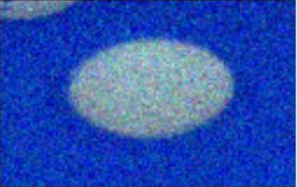
#> input picture 01-OpencvPythonTutorial/ch49-图像去噪/die.png, 297 x 187 px
$ python 01-fastNImeansDenoising.py
#> lines starting #> are read from the running program, lines starting #| are printed output that depends on the picture
# -*-coding:utf-8-*-
# @Author: Damon0626
# @Time  : 19-2-19 下午9:58
# @Email : wwymsn@163.com
# @Software: PyCharm


import numpy as np
import cv2
import matplotlib.pyplot as plt


img = cv2.imread('die.png')
#> img is the input picture: shape (187, 297, 3); mean B, G, R 177.2, 79.1, 41.9
img = cv2.cvtColor(img, cv2.COLOR_BGR2RGB)

dst = cv2.fastNlMeansDenoisingColored(img, None, 10, 10, 7, 21)
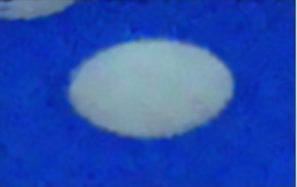
#> dst: shape (187, 297, 3); mean R, G, B 40.5, 78.6, 177.6

plt.subplot(121), plt.imshow(img)
plt.subplot(122), plt.imshow(dst)
plt.show()
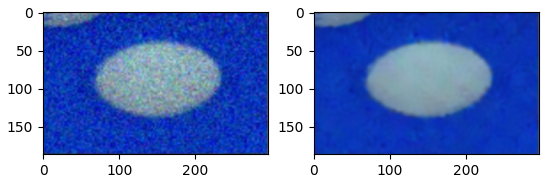
#> figure drawn by matplotlib, 2 panels
